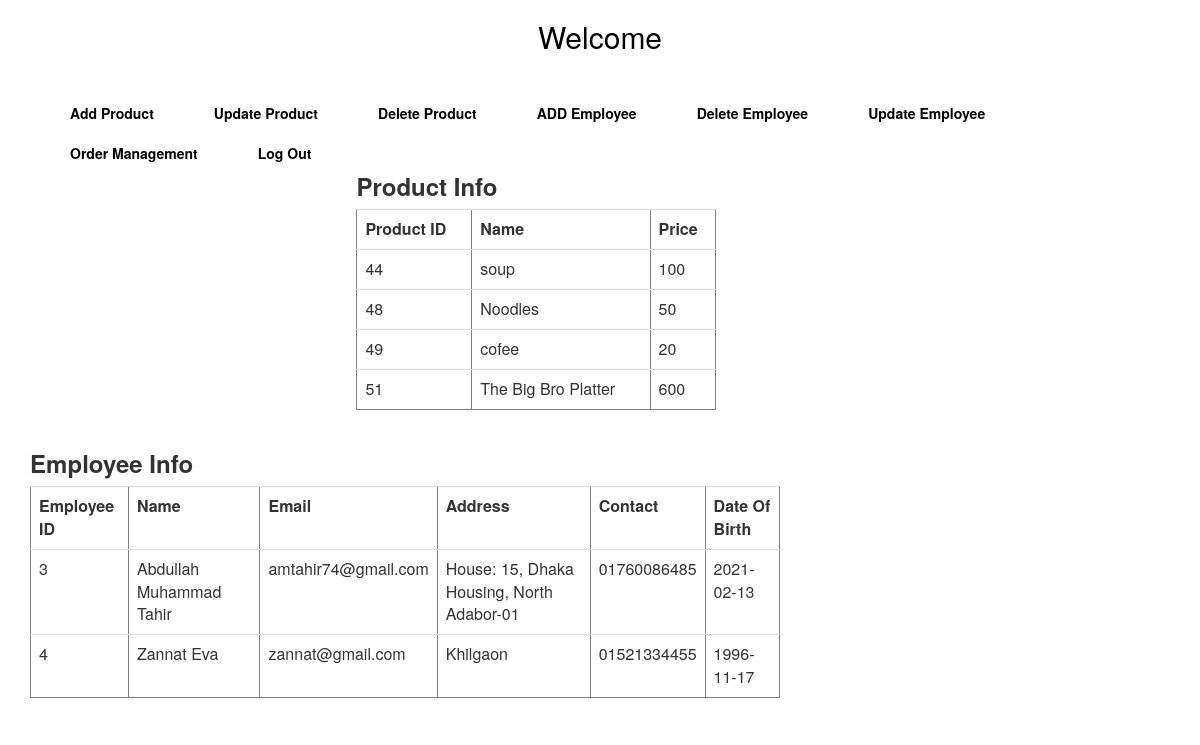
/update.php, run on the app's committed database.
### tables this page shows
CREATE TABLE `products` (
  `id` int(11) NOT NULL,
  `name` varchar(100) NOT NULL,
  `image` varchar(100) NOT NULL,
  `price` float NOT NULL
);

CREATE TABLE `employee` (
  `id` int(100) NOT NULL,
  `name` text DEFAULT NULL,
  `address` text DEFAULT NULL,
  `contact` text DEFAULT NULL,
  `bloodgroup` text DEFAULT NULL,
  `jdate` date DEFAULT NULL,
  `designation` text DEFAULT NULL,
  `email` text NOT NULL,
  `password` text NOT NULL,
  `dob` date NOT NULL,
  `salary` int(11) NOT NULL
);

### update.php (the view, shortened to what this page needs)
<?php
  $connection=mysqli_connect('localhost','root','','restaurants');
 ?>
<html>
    <head>
        <link rel="stylesheet" type="text/css" href="connect.css">
     <link rel="stylesheet" href="css/bootstrap.min.css">
     <link rel="stylesheet" href="css/font-awesome.min.css">
     <link rel="stylesheet" href="css/animate.css">
     <link rel="stylesheet" href="css/owl.carousel.css">
     <link rel="stylesheet" href="css/owl.theme.default.min.css">
     <link rel="stylesheet" href="css/magnific-popup.css">
     <link rel="stylesheet" href="update.css">
     <link rel="stylesheet" type="text/css" href="connect.css">
    </head>
    <body>
        <center><h2 style="color:black;">Welcome <?php echo $_SESSION['name']; ?></h2></center>
        <br>
        <div>
            <div>
                   <center><ul>
                         <li><a href="#addproduct" class="smoothScroll">Add Product</a></li>
                         <li><a href="#updateproduct" class="smoothScroll">Update Product</a></li>
                         <li><a href="#deleteproduct" class="smoothScroll">Delete Product</a></li>
                         <li><a href="#addemployee" class="smoothScroll">ADD Employee</a></li>
                        <li><a href="#delete_employee" class="smoothScroll">Delete Employee</a></li>
                        <li><a href="#update_employee" class="smoothScroll">Update Employee</a></li>
                        <li><a href="order_management.php" class="smoothScroll">Order Management</a></li>
                        <li><a href="logout.php" class="smoothScroll">Log Out</a></li>
                    </ul>
                </center>
            </div>
    </div>
        <br>
        <br>
        <br>
        <div class="container">
          <div class="row">
            <div class="col-md-4">
              <h3> <b>Product Info</b> </h3>
              <?php
                $prod_sql="SELECT * FROM products";
                $prod_res=mysqli_query($connection, $prod_sql);
                if(mysqli_num_rows($prod_res)>0)
                {
                    ?>
                    <table class="table" border="1">
                      <tr>
                        <th>Product ID</th>
                        <th>Name</th>
                        <th>Price</th>
                      </tr>
                    <?php
                    while ($p_ans=mysqli_fetch_array($prod_res)) {
                      echo'<tr>';
                      echo '<td>'.$p_ans['id'].'</td>';
                      echo '<td>'.$p_ans['name'].'</td>';
                      echo '<td>'.$p_ans['price'].'</td>';
                      echo'</tr>';
                  }
                  echo "</table>";
                }
                ?>
            </div>
            <div class="col-md-8">
              <h3> <b>Employee Info</b> </h3>
              <?php
                $emp_sql="SELECT * FROM employee";
                $emp_res=mysqli_query($connection, $emp_sql);
                if(mysqli_num_rows($emp_res)>0)
                {
                    ?>
                    <table class="table" border="1">
                      <tr>
                        <th>Employee ID</th>
                        <th>Name</th>
                        <th>Email</th>
                        <th>Address</th>
                        <th>Contact</th>
                        <th>Date Of Birth</th>
                      </tr>
                    <?php
                    while ($emp_ans=mysqli_fetch_array($emp_res)) {
                      echo'<tr>';
                      echo '<td>'.$emp_ans['id'].'</td>';
                      echo '<td>'.$emp_ans['name'].'</td>';
                      echo '<td>'.$emp_ans['email'].'</td>';
                      echo '<td>'.$emp_ans['address'].'</td>';
                      echo '<td>'.$emp_ans['contact'].'</td>';
                      echo '<td>'.$emp_ans['dob'].'</td>';
                      echo'</tr>';
                  }
                  echo "</table>";
                }
                ?>
            </div>
          </div>
        </div>
    </body>
</html>

### update.php (style rules this page uses)
ul li a { text-decoration: none; color: black; padding: 10px; margin: 10px; margin-top: 20px; font-weight: bold; }
ul li { float: left; margin: 10px; list-style: none; }

### data on the page
products: id "44", name "soup", price "100"
products: id "48", name "Noodles", price "50"
products: id "49", name "cofee", price "20"
products: id "51", name "The Big Bro Platter", price "600"
employee: id "3", name "Abdullah Muhammad Tahir", email "amtahir74@gmail.com", address "House: 15, Dhaka Housing, North Adabor-01", contact "01760086485", dob "2021-02-13"
employee: id "4", name "Zannat Eva", email "zannat@gmail.com", address "Khilgaon", contact "01521334455", dob "1996-11-17"
